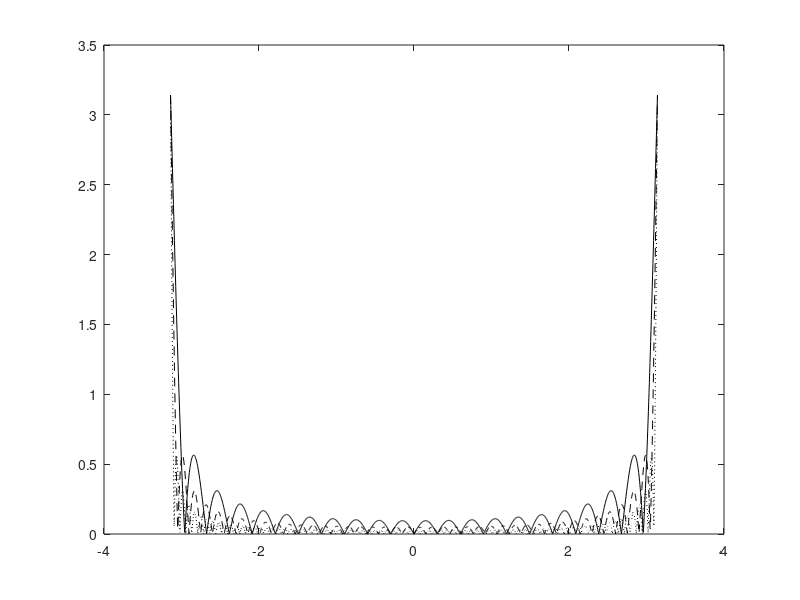

Source code (MATLAB): (Note: this script raises an error after producing the figure.)
% Set values for plotting
xs = linspace(-pi, pi, 1500);
ns = [10, 20, 40];

%% 12.1.2

problem_number = '12.1.2';

% Fourier series coefficients
cn = @(n) (-1)^(n+1)/n;

% Fourier series for different truncations; could do this more
% efficiently but I'm not too bothered about it
fs = zeros(length(ns), length(xs));
row = 1;

for n = ns
  f = fs(row, :);

  for i = -n:n
    % c_0 is zero
    if i == 0
      continue
    end

    f = f + cn(i)*sin(i*xs);
  end

  fs(row, :) = f;
  row = row + 1;
end

% Compute absolute errors
errors = abs(fs - repmat(xs, length(ns), 1));

% Plotting the errors
figure();
plot(xs, errors(1, :), 'k', xs, errors(2, :), 'k--', xs, errors(3, :), 'k:');

legend(strcat('error for n=', string(ns)));
title(strcat(problem_number, ' absolute error'));
